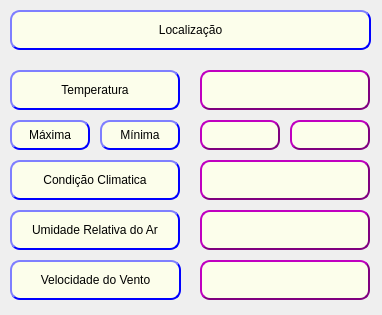
<?xml version="1.0" encoding="UTF-8"?>
<ui version="4.0">
 <class>MainWindow</class>
 <widget class="QMainWindow" name="MainWindow">
  <property name="geometry">
   <rect>
    <x>0</x>
    <y>0</y>
    <width>382</width>
    <height>315</height>
   </rect>
  </property>
  <property name="minimumSize">
   <size>
    <width>382</width>
    <height>315</height>
   </size>
  </property>
  <property name="maximumSize">
   <size>
    <width>382</width>
    <height>315</height>
   </size>
  </property>
  <property name="acceptDrops">
   <bool>false</bool>
  </property>
  <property name="windowTitle">
   <string>Tempo</string>
  </property>
  <property name="windowIcon">
   <iconset>
    <normaloff>nuvem.png</normaloff>nuvem.png</iconset>
  </property>
  <property name="windowOpacity">
   <double>1.000000000000000</double>
  </property>
  <property name="styleSheet">
   <string notr="true"/>
  </property>
  <widget class="QWidget" name="centralwidget">
   <widget class="QLabel" name="label_3">
    <property name="geometry">
     <rect>
      <x>10</x>
      <y>260</y>
      <width>171</width>
      <height>40</height>
     </rect>
    </property>
    <property name="styleSheet">
     <string notr="true">background-color: rgb(255, 251, 203);
font: bold 10pt &quot;Comic Sans MS&quot;;
background-color: rgb(252, 254, 235);
border-style: outset;
border-width: 2px;
border-radius: 10px;
border-color: blue;</string>
    </property>
    <property name="text">
     <string>Velocidade do Vento</string>
    </property>
    <property name="alignment">
     <set>Qt::AlignCenter</set>
    </property>
   </widget>
   <widget class="QLabel" name="label_8">
    <property name="geometry">
     <rect>
      <x>10</x>
      <y>160</y>
      <width>170</width>
      <height>40</height>
     </rect>
    </property>
    <property name="styleSheet">
     <string notr="true">background-color: rgb(255, 251, 203);
font: bold 10pt &quot;Comic Sans MS&quot;;

background-color: rgb(252, 254, 235);
border-style: outset;
border-width: 2px;
border-radius: 10px;
border-color: blue;</string>
    </property>
    <property name="text">
     <string>Condição Climatica</string>
    </property>
    <property name="alignment">
     <set>Qt::AlignCenter</set>
    </property>
   </widget>
   <widget class="QLabel" name="label_6">
    <property name="geometry">
     <rect>
      <x>10</x>
      <y>120</y>
      <width>80</width>
      <height>30</height>
     </rect>
    </property>
    <property name="styleSheet">
     <string notr="true">background-color: rgb(255, 251, 203);
font: bold 8pt &quot;Comic Sans MS&quot;;
background-color: rgb(252, 254, 235);
border-style: outset;
border-width: 2px;
border-radius: 10px;
border-color: blue;</string>
    </property>
    <property name="text">
     <string>Máxima</string>
    </property>
    <property name="alignment">
     <set>Qt::AlignCenter</set>
    </property>
   </widget>
   <widget class="QLabel" name="Labelnome">
    <property name="geometry">
     <rect>
      <x>10</x>
      <y>10</y>
      <width>361</width>
      <height>40</height>
     </rect>
    </property>
    <property name="styleSheet">
     <string notr="true">background-color: rgb(255, 251, 203);
font: bold 14pt &quot;Comic Sans MS&quot;;
background-color: rgb(252, 254, 235);
border-style: outset;
border-width: 2px;
border-radius: 10px;
border-color: blue;</string>
    </property>
    <property name="text">
     <string>Localização</string>
    </property>
    <property name="alignment">
     <set>Qt::AlignCenter</set>
    </property>
   </widget>
   <widget class="QLabel" name="label_5">
    <property name="geometry">
     <rect>
      <x>10</x>
      <y>210</y>
      <width>170</width>
      <height>40</height>
     </rect>
    </property>
    <property name="styleSheet">
     <string notr="true">background-color: rgb(255, 251, 203);
font: bold 10pt &quot;Comic Sans MS&quot;;
background-color: rgb(252, 254, 235);
border-style: outset;
border-width: 2px;
border-radius: 10px;
border-color: blue;</string>
    </property>
    <property name="text">
     <string>Umidade Relativa do Ar</string>
    </property>
    <property name="alignment">
     <set>Qt::AlignCenter</set>
    </property>
   </widget>
   <widget class="QLabel" name="label_4">
    <property name="geometry">
     <rect>
      <x>100</x>
      <y>120</y>
      <width>80</width>
      <height>30</height>
     </rect>
    </property>
    <property name="styleSheet">
     <string notr="true">background-color: rgb(255, 251, 203);
font: bold 8pt &quot;Comic Sans MS&quot;;
background-color: rgb(252, 254, 235);
border-style: outset;
border-width: 2px;
border-radius: 10px;
border-color: blue;</string>
    </property>
    <property name="text">
     <string>Mínima</string>
    </property>
    <property name="alignment">
     <set>Qt::AlignCenter</set>
    </property>
   </widget>
   <widget class="QLabel" name="label_7">
    <property name="geometry">
     <rect>
      <x>10</x>
      <y>70</y>
      <width>170</width>
      <height>40</height>
     </rect>
    </property>
    <property name="styleSheet">
     <string notr="true">background-color: rgb(255, 251, 203);
font: bold 10pt &quot;Comic Sans MS&quot;;
background-color: rgb(252, 254, 235);
border-style: outset;
border-width: 2px;
border-radius: 10px;
border-color: blue;</string>
    </property>
    <property name="text">
     <string>Temperatura</string>
    </property>
    <property name="alignment">
     <set>Qt::AlignCenter</set>
    </property>
   </widget>
   <widget class="QLabel" name="Labeltemp">
    <property name="geometry">
     <rect>
      <x>200</x>
      <y>70</y>
      <width>170</width>
      <height>40</height>
     </rect>
    </property>
    <property name="styleSheet">
     <string notr="true">font: bold 10pt &quot;MS Shell Dlg 2&quot;;
background-color: rgb(252, 254, 235);
border-style: outset;
border-width: 2px;
border-radius: 10px;
border-color: purple;</string>
    </property>
    <property name="text">
     <string/>
    </property>
    <property name="alignment">
     <set>Qt::AlignCenter</set>
    </property>
   </widget>
   <widget class="QLabel" name="Labelclima">
    <property name="geometry">
     <rect>
      <x>200</x>
      <y>160</y>
      <width>170</width>
      <height>40</height>
     </rect>
    </property>
    <property name="styleSheet">
     <string notr="true">font: bold 10pt &quot;MS Shell Dlg 2&quot;;
background-color: rgb(252, 254, 235);
border-style: outset;
border-width: 2px;
border-radius: 10px;
border-color: purple;</string>
    </property>
    <property name="text">
     <string/>
    </property>
    <property name="alignment">
     <set>Qt::AlignCenter</set>
    </property>
   </widget>
   <widget class="QLabel" name="Labelumidade">
    <property name="geometry">
     <rect>
      <x>200</x>
      <y>210</y>
      <width>170</width>
      <height>40</height>
     </rect>
    </property>
    <property name="styleSheet">
     <string notr="true">font: bold 10pt &quot;MS Shell Dlg 2&quot;;
background-color: rgb(252, 254, 235);
border-style: outset;
border-width: 2px;
border-radius: 10px;
border-color: purple;</string>
    </property>
    <property name="text">
     <string/>
    </property>
    <property name="alignment">
     <set>Qt::AlignCenter</set>
    </property>
   </widget>
   <widget class="QLabel" name="Labelventospeed">
    <property name="geometry">
     <rect>
      <x>200</x>
      <y>260</y>
      <width>170</width>
      <height>40</height>
     </rect>
    </property>
    <property name="styleSheet">
     <string notr="true">font: bold 10pt &quot;MS Shell Dlg 2&quot;;
background-color: rgb(252, 254, 235);
border-style: outset;
border-width: 2px;
border-radius: 10px;
border-color: purple;</string>
    </property>
    <property name="text">
     <string/>
    </property>
    <property name="alignment">
     <set>Qt::AlignCenter</set>
    </property>
   </widget>
   <widget class="QLabel" name="Labelmin">
    <property name="geometry">
     <rect>
      <x>290</x>
      <y>120</y>
      <width>80</width>
      <height>30</height>
     </rect>
    </property>
    <property name="styleSheet">
     <string notr="true">font: bold 10pt &quot;MS Shell Dlg 2&quot;;
background-color: rgb(252, 254, 235);
border-style: outset;
border-width: 2px;
border-radius: 10px;
border-color: purple;</string>
    </property>
    <property name="text">
     <string/>
    </property>
    <property name="alignment">
     <set>Qt::AlignCenter</set>
    </property>
   </widget>
   <widget class="QLabel" name="Labelmax">
    <property name="geometry">
     <rect>
      <x>200</x>
      <y>120</y>
      <width>80</width>
      <height>30</height>
     </rect>
    </property>
    <property name="styleSheet">
     <string notr="true">font: bold 10pt &quot;MS Shell Dlg 2&quot;;
background-color: rgb(252, 254, 235);
border-style: outset;
border-width: 2px;
border-radius: 10px;
border-color: purple;</string>
    </property>
    <property name="text">
     <string/>
    </property>
    <property name="alignment">
     <set>Qt::AlignCenter</set>
    </property>
   </widget>
  </widget>
 </widget>
 <resources/>
 <connections/>
</ui>
